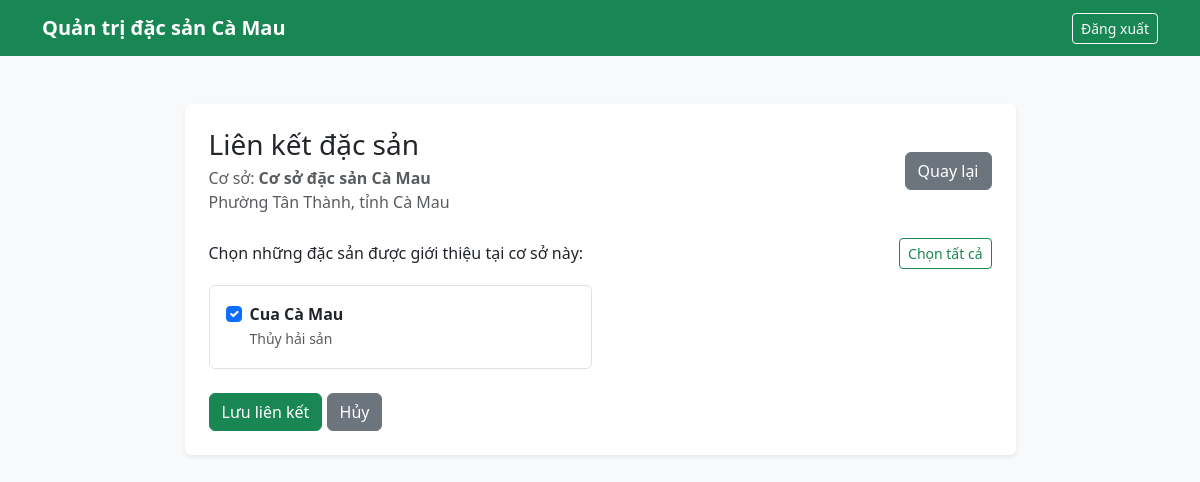
Page /admin/co-so/lien-ket.php?id=1 (signed in) on the committed database.
### tables this page shows
CREATE TABLE `co_so_san_xuat` (
  `id` int(11) NOT NULL,
  `ten_co_so` varchar(200) NOT NULL,
  `slug` varchar(220) NOT NULL,
  `dia_chi` varchar(255) NOT NULL,
  `so_dien_thoai` varchar(20) DEFAULT NULL,
  `email` varchar(150) DEFAULT NULL,
  `mo_ta` text DEFAULT NULL,
  `hinh_anh` varchar(255) DEFAULT NULL,
  `vi_do` decimal(10,7) DEFAULT NULL,
  `kinh_do` decimal(10,7) DEFAULT NULL,
  `google_maps_url` text DEFAULT NULL,
  `trang_thai` tinyint(1) NOT NULL DEFAULT 1,
  `ngay_tao` datetime NOT NULL DEFAULT current_timestamp(),
  `ngay_cap_nhat` datetime NOT NULL DEFAULT current_timestamp() ON UPDATE current_timestamp()
);

CREATE TABLE `dac_san` (
  `id` int(11) NOT NULL,
  `danh_muc_id` int(11) DEFAULT NULL,
  `ten_dac_san` varchar(200) NOT NULL,
  `slug` varchar(220) NOT NULL,
  `mo_ta_ngan` text DEFAULT NULL,
  `nguon_goc` text DEFAULT NULL,
  `mo_ta_chi_tiet` longtext DEFAULT NULL,
  `cach_su_dung` text DEFAULT NULL,
  `cach_bao_quan` text DEFAULT NULL,
  `hinh_anh` varchar(255) DEFAULT NULL,
  `noi_bat` tinyint(1) NOT NULL DEFAULT 0,
  `trang_thai` tinyint(1) NOT NULL DEFAULT 1,
  `ngay_tao` datetime NOT NULL DEFAULT current_timestamp(),
  `ngay_cap_nhat` datetime NOT NULL DEFAULT current_timestamp() ON UPDATE current_timestamp()
);

CREATE TABLE `danh_muc` (
  `id` int(11) NOT NULL,
  `ten_danh_muc` varchar(150) NOT NULL,
  `slug` varchar(180) NOT NULL,
  `mo_ta` text DEFAULT NULL,
  `thu_tu` int(11) NOT NULL DEFAULT 0,
  `trang_thai` tinyint(1) NOT NULL DEFAULT 1,
  `ngay_tao` datetime NOT NULL DEFAULT current_timestamp(),
  `ngay_cap_nhat` datetime NOT NULL DEFAULT current_timestamp() ON UPDATE current_timestamp()
);

### admin/co-so/lien-ket.php (the view, shortened to what this page needs)
<?php
require_once __DIR__ . '/../../config/database.php';
$id = filter_input(INPUT_GET, 'id', FILTER_VALIDATE_INT);
$stmtCoSo = $pdo->prepare(
    'SELECT id, ten_co_so, dia_chi
     FROM co_so_san_xuat
     WHERE id = :id
     LIMIT 1'
);
$stmtCoSo->execute(['id' => $id]);
$coSo = $stmtCoSo->fetch();
$stmtDacSan = $pdo->query(
    'SELECT
        ds.id,
        ds.ten_dac_san,
        dm.ten_danh_muc
     FROM dac_san AS ds
     LEFT JOIN danh_muc AS dm
        ON dm.id = ds.danh_muc_id
     ORDER BY dm.ten_danh_muc ASC, ds.ten_dac_san ASC'
);
$danhSachDacSan = $stmtDacSan->fetchAll();
$stmtDaLienKet = $pdo->prepare(
    'SELECT dac_san_id
     FROM dac_san_co_so
     WHERE co_so_id = :co_so_id'
);
$stmtDaLienKet->execute([
    'co_so_id' => $id
]);
$dacSanDaLienKet = array_map(
    'intval',
    array_column($stmtDaLienKet->fetchAll(), 'dac_san_id')
);
?>
<!DOCTYPE html>
<html lang="vi">
<head>
    <link
        href="https://cdn.jsdelivr.net/npm/bootstrap@5.3.3/dist/css/bootstrap.min.css"
        rel="stylesheet"
    >
</head>
<body class="bg-light">
    <nav class="navbar navbar-dark bg-success">
        <div class="container">
            <a
                class="navbar-brand fw-bold"
                href="/dac-san-ca-mau/admin/index.php"
            >
                Quản trị đặc sản Cà Mau
            </a>
            <a
                href="/dac-san-ca-mau/logout.php"
                class="btn btn-outline-light btn-sm"
            >
                Đăng xuất
            </a>
        </div>
    </nav>
    <main class="container py-5">
        <div class="row justify-content-center">
            <div class="col-lg-9">
                <div class="card border-0 shadow-sm">
                    <div class="card-body p-4">
                        <div
                            class="d-flex justify-content-between
                                   align-items-center flex-wrap gap-2 mb-4"
                        >
                            <div>
                                <h1 class="h3 mb-1">
                                    Liên kết đặc sản
                                </h1>
                                <p class="text-muted mb-0">
                                    Cơ sở:
                                    <strong>
                                        <?= htmlspecialchars(
                                            $coSo['ten_co_so']
                                        ) ?>
                                    </strong>
                                </p>
                                <p class="text-muted mb-0">
                                    <?= htmlspecialchars($coSo['dia_chi']) ?>
                                </p>
                            </div>
                            <a
                                href="index.php"
                                class="btn btn-secondary"
                            >
                                Quay lại
                            </a>
                        </div>
                        <?php if (empty($danhSachDacSan)): ?>
                            <div class="alert alert-warning">
                                Chưa có đặc sản nào trong hệ thống.
                                <a
                                    href="/dac-san-ca-mau/admin/dac-san/create.php"
                                    class="alert-link"
                                >
                                    Thêm đặc sản
                                </a>
                            </div>
                        <?php else: ?>
                            <form method="post">
                                <div
                                    class="d-flex justify-content-between
                                           align-items-center mb-3"
                                >
                                    <p class="mb-0">
                                        Chọn những đặc sản được giới thiệu
                                        tại cơ sở này:
                                    </p>
                                    <button
                                        type="button"
                                        id="selectAll"
                                        class="btn btn-outline-success btn-sm"
                                    >
                                        Chọn tất cả
                                    </button>
                                </div>
                                <div class="row g-3">
                                    <?php foreach (
                                        $danhSachDacSan as $dacSan
                                    ): ?>
                                        <div class="col-md-6">
                                            <div
                                                class="border rounded
                                                       p-3 h-100 bg-white"
                                            >
                                                <div class="form-check">
                                                    <input
                                                        type="checkbox"
                                                        id="dac_san_<?= (int) $dacSan['id'] ?>"
                                                        name="dac_san_ids[]"
                                                        value="<?= (int) $dacSan['id'] ?>"
                                                        class="form-check-input specialty-checkbox"
                                                        <?= in_array(
                                                            (int) $dacSan['id'],
                                                            $dacSanDaLienKet,
                                                            true
                                                        )
                                                            ? 'checked'
                                                            : '' ?>
                                                    >
                                                    <label
                                                        for="dac_san_<?= (int) $dacSan['id'] ?>"
                                                        class="form-check-label"
                                                    >
                                                        <strong>
                                                            <?= htmlspecialchars(
                                                                $dacSan['ten_dac_san']
                                                            ) ?>
                                                        </strong>
                                                        <br>
                                                        <span class="text-muted small">
                                                            <?= htmlspecialchars(
                                                                $dacSan['ten_danh_muc']
                                                                    ?? 'Chưa phân loại'
                                                            ) ?>
                                                        </span>
                                                    </label>
                                                </div>
                                            </div>
                                        </div>
                                    <?php endforeach; ?>
                                </div>
                                <button
                                    type="submit"
                                    class="btn btn-success mt-4"
                                >
                                    Lưu liên kết
                                </button>
                                <a
                                    href="index.php"
                                    class="btn btn-secondary mt-4"
                                >
                                    Hủy
                                </a>
                            </form>
                        <?php endif; ?>
                    </div>
                </div>
            </div>
        </div>
    </main>
</body>
</html>

### rows in the picture
co_so_san_xuat: ten_co_so "Cơ sở đặc sản Cà Mau", dia_chi "Phường Tân Thành, tỉnh Cà Mau"
dac_san: id "☑", ten_dac_san "Cua Cà Mau", danh_muc.ten_danh_muc "Thủy hải sản"
